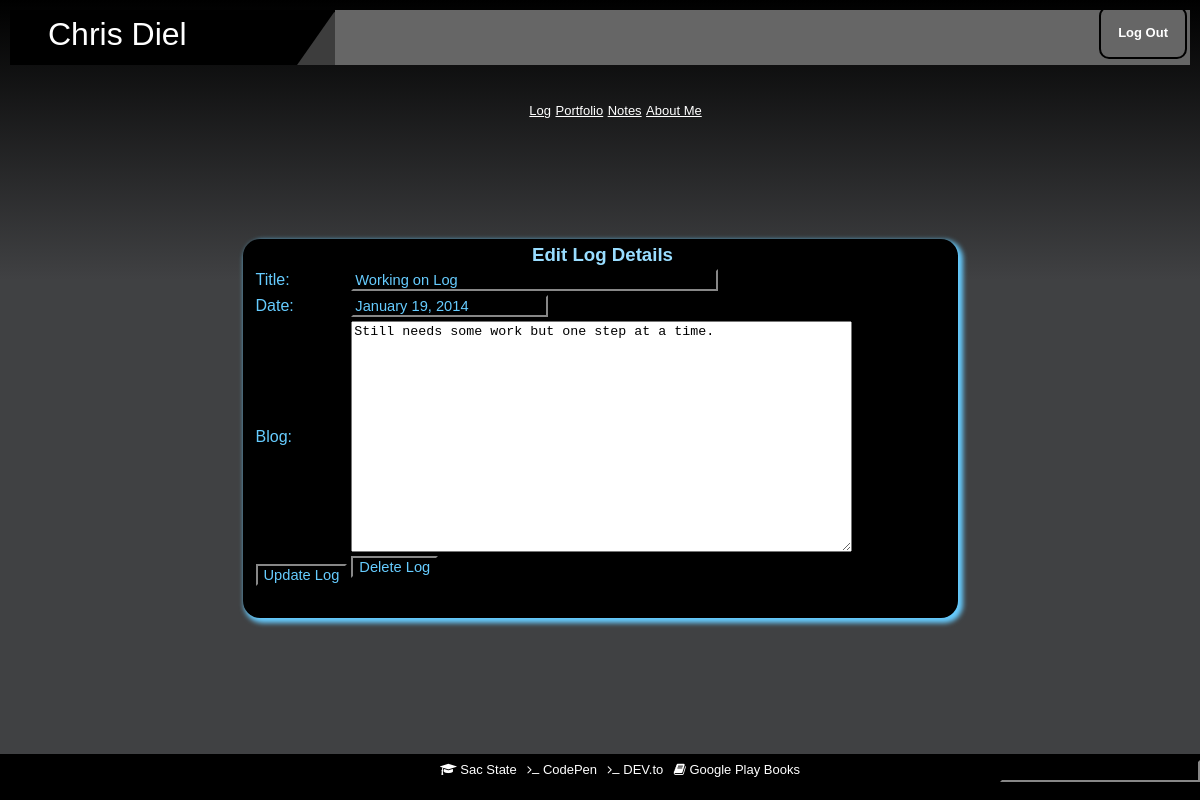
Page /log_edit_form.php?LogID=6 (signed in) on the committed database.
### tables this page shows
create table LOG(
  LogID int unsigned not null auto_increment primary key,
  Title char(40) not null,
  BlogDate char(40),
  Blog TEXT not null
);

### User_fns.php (called while the page is built, shortened)
<?php
function get_log_details($video) {
  $conn = db_connect();
  $query = "select * from LOG where LogID='".$video."'";
  $result = @$conn->query($query);
  $result = @$result->fetch_assoc();
  return $result;
}

### admin_fns.php (the view, shortened to what this page needs)
<?php
function display_log_form($video = '') {
  $edit = is_array($video);
  $date = date("F j, Y");
?>
  <form method="post"
        action="<?php echo $edit ? 'log_edit.php' : 'log_insert_entry.php';?>">
  <table border="0">
  <tr>
    <td>Title:</td>
    <td><input type="text" name="Title" size="40"
               value="<?php echo $edit ? $video['Title'] : ''; ?>" /></td>
  </tr>
  <tr>
    <td>Date:</td>
    <td><input type="text" name="Date"
               value="<?php echo $edit ? $video['BlogDate'] : $date; ?>" /></td>
  </tr>
   <tr>
    <td>Blog:</td>
    <td><textarea id="Blog" wrap="virtual" cols="60" rows="15" name="Blog"><?php echo $edit ? $video['Blog'] : ''; ?></textarea></td>
   </tr>
    <tr>
      <td <?php if (!$edit) { echo "colspan=2"; }?> align="center">
        <input type="submit"
               value="<?php echo $edit ? 'Update' : 'Insert'; ?> Log" />
        </form></td>
        <?php
           if ($edit) {
             echo "<td>
                   <form method=\"post\" action=\"log_delete.php\">
                   <input type=\"hidden\" name=\"LogID\"
                    value=\"".$video['LogID']."\" />
                   <input type=\"submit\" value=\"Delete Log\"/>
                   </form></td>";
            }
          ?>
<?php
}
?>

### main.css (style rules this page uses)
html, body { margin:0; padding:0; height:100%; }
body { FONT-FAMILY: calibri, Arial, courier; color: #66ccff; text-align: center; background: #404143; width: 100%; }
INPUT { background-color: black; border-color: 333333; color: 66ccff; FONT-FAMILY: Verdana, Helvetica; font-weight: 0; font-size: 11pt; }

### rows in the picture
log: Title "Working on Log", Date "January 19, 2014", Blog "Still needs some work but one step at a time."
